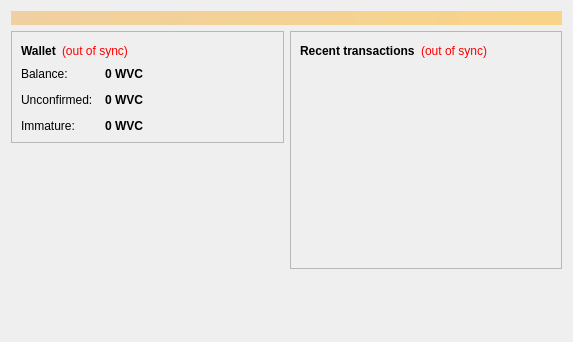
<?xml version="1.0" encoding="UTF-8"?>
<ui version="4.0">
 <class>OverviewPage</class>
 <widget class="QWidget" name="OverviewPage">
  <property name="geometry">
   <rect>
    <x>0</x>
    <y>0</y>
    <width>573</width>
    <height>342</height>
   </rect>
  </property>
  <property name="windowTitle">
   <string>Form</string>
  </property>
  <layout class="QVBoxLayout" name="topLayout">
   <item>
    <widget class="QLabel" name="labelAlerts">
     <property name="visible">
      <bool>false</bool>
     </property>
     <property name="styleSheet">
      <string notr="true">background-color: qlineargradient(x1: 0, y1: 0, x2: 1, y2: 0, stop:0 #F0D0A0, stop:1 #F8D488); color:#000000;</string>
     </property>
     <property name="wordWrap">
      <bool>true</bool>
     </property>
     <property name="margin">
      <number>3</number>
     </property>
    </widget>
   </item>
   <item>
    <layout class="QHBoxLayout" name="horizontalLayout" stretch="1,1">
     <item>
      <layout class="QVBoxLayout" name="verticalLayout_2">
       <item>
        <widget class="QFrame" name="frame">
         <property name="frameShape">
          <enum>QFrame::StyledPanel</enum>
         </property>
         <property name="frameShadow">
          <enum>QFrame::Raised</enum>
         </property>
         <layout class="QVBoxLayout" name="verticalLayout_4">
          <item>
           <layout class="QHBoxLayout" name="horizontalLayout_4">
            <item>
             <widget class="QLabel" name="label_5">
              <property name="font">
               <font>
                <weight>75</weight>
                <bold>true</bold>
               </font>
              </property>
              <property name="text">
               <string>Wallet</string>
              </property>
             </widget>
            </item>
            <item>
             <widget class="QLabel" name="labelWalletStatus">
              <property name="toolTip">
               <string>The displayed information may be out of date. Your wallet automatically synchronizes with the Waveecoin network after a connection is established, but this process has not completed yet.</string>
              </property>
              <property name="styleSheet">
               <string notr="true">QLabel { color: red; }</string>
              </property>
              <property name="text">
               <string notr="true">(out of sync)</string>
              </property>
              <property name="alignment">
               <set>Qt::AlignLeading|Qt::AlignLeft|Qt::AlignVCenter</set>
              </property>
             </widget>
            </item>
            <item>
             <spacer name="horizontalSpacer_2">
              <property name="orientation">
               <enum>Qt::Horizontal</enum>
              </property>
              <property name="sizeHint" stdset="0">
               <size>
                <width>40</width>
                <height>20</height>
               </size>
              </property>
             </spacer>
            </item>
           </layout>
          </item>
          <item>
           <layout class="QFormLayout" name="formLayout_2">
            <property name="fieldGrowthPolicy">
             <enum>QFormLayout::AllNonFixedFieldsGrow</enum>
            </property>
            <property name="horizontalSpacing">
             <number>12</number>
            </property>
            <property name="verticalSpacing">
             <number>12</number>
            </property>
            <item row="0" column="0">
             <widget class="QLabel" name="label">
              <property name="text">
               <string>Balance:</string>
              </property>
             </widget>
            </item>
            <item row="0" column="1">
             <widget class="QLabel" name="labelBalance">
              <property name="font">
               <font>
                <weight>75</weight>
                <bold>true</bold>
               </font>
              </property>
              <property name="cursor">
               <cursorShape>IBeamCursor</cursorShape>
              </property>
              <property name="toolTip">
               <string>Your current balance</string>
              </property>
              <property name="text">
               <string notr="true">0 WVC</string>
              </property>
              <property name="textInteractionFlags">
               <set>Qt::LinksAccessibleByMouse|Qt::TextSelectableByKeyboard|Qt::TextSelectableByMouse</set>
              </property>
             </widget>
            </item>
            <item row="1" column="0">
             <widget class="QLabel" name="label_3">
              <property name="text">
               <string>Unconfirmed:</string>
              </property>
             </widget>
            </item>
            <item row="1" column="1">
             <widget class="QLabel" name="labelUnconfirmed">
              <property name="font">
               <font>
                <weight>75</weight>
                <bold>true</bold>
               </font>
              </property>
              <property name="cursor">
               <cursorShape>IBeamCursor</cursorShape>
              </property>
              <property name="toolTip">
               <string>Total of transactions that have yet to be confirmed, and do not yet count toward the current balance</string>
              </property>
              <property name="text">
               <string notr="true">0 WVC</string>
              </property>
              <property name="textInteractionFlags">
               <set>Qt::LinksAccessibleByMouse|Qt::TextSelectableByKeyboard|Qt::TextSelectableByMouse</set>
              </property>
             </widget>
            </item>
            <item row="2" column="0">
             <widget class="QLabel" name="labelImmatureText">
              <property name="text">
               <string>Immature:</string>
              </property>
             </widget>
            </item>
            <item row="2" column="1">
             <widget class="QLabel" name="labelImmature">
              <property name="font">
               <font>
                <weight>75</weight>
                <bold>true</bold>
               </font>
              </property>
              <property name="toolTip">
               <string>Mined balance that has not yet matured</string>
              </property>
              <property name="text">
               <string notr="true">0 WVC</string>
              </property>
              <property name="textInteractionFlags">
               <set>Qt::LinksAccessibleByMouse|Qt::TextSelectableByKeyboard|Qt::TextSelectableByMouse</set>
              </property>
             </widget>
            </item>
           </layout>
          </item>
         </layout>
        </widget>
       </item>
       <item>
        <spacer name="verticalSpacer">
         <property name="orientation">
          <enum>Qt::Vertical</enum>
         </property>
         <property name="sizeHint" stdset="0">
          <size>
           <width>20</width>
           <height>40</height>
          </size>
         </property>
        </spacer>
       </item>
      </layout>
     </item>
     <item>
      <layout class="QVBoxLayout" name="verticalLayout_3">
       <item>
        <widget class="QFrame" name="frame_2">
         <property name="frameShape">
          <enum>QFrame::StyledPanel</enum>
         </property>
         <property name="frameShadow">
          <enum>QFrame::Raised</enum>
         </property>
         <layout class="QVBoxLayout" name="verticalLayout">
          <item>
           <layout class="QHBoxLayout" name="horizontalLayout_2">
            <item>
             <widget class="QLabel" name="label_4">
              <property name="text">
               <string>&lt;b&gt;Recent transactions&lt;/b&gt;</string>
              </property>
             </widget>
            </item>
            <item>
             <widget class="QLabel" name="labelTransactionsStatus">
              <property name="toolTip">
               <string>The displayed information may be out of date. Your wallet automatically synchronizes with the Waveecoin network after a connection is established, but this process has not completed yet.</string>
              </property>
              <property name="styleSheet">
               <string notr="true">QLabel { color: red; }</string>
              </property>
              <property name="text">
               <string notr="true">(out of sync)</string>
              </property>
              <property name="alignment">
               <set>Qt::AlignRight|Qt::AlignTrailing|Qt::AlignVCenter</set>
              </property>
             </widget>
            </item>
            <item>
             <spacer name="horizontalSpacer">
              <property name="orientation">
               <enum>Qt::Horizontal</enum>
              </property>
              <property name="sizeHint" stdset="0">
               <size>
                <width>40</width>
                <height>20</height>
               </size>
              </property>
             </spacer>
            </item>
           </layout>
          </item>
          <item>
           <widget class="QListView" name="listTransactions">
            <property name="styleSheet">
             <string notr="true">QListView { background: transparent; }</string>
            </property>
            <property name="frameShape">
             <enum>QFrame::NoFrame</enum>
            </property>
            <property name="verticalScrollBarPolicy">
             <enum>Qt::ScrollBarAlwaysOff</enum>
            </property>
            <property name="horizontalScrollBarPolicy">
             <enum>Qt::ScrollBarAlwaysOff</enum>
            </property>
            <property name="selectionMode">
             <enum>QAbstractItemView::NoSelection</enum>
            </property>
           </widget>
          </item>
         </layout>
        </widget>
       </item>
       <item>
        <spacer name="verticalSpacer_2">
         <property name="orientation">
          <enum>Qt::Vertical</enum>
         </property>
         <property name="sizeHint" stdset="0">
          <size>
           <width>20</width>
           <height>40</height>
          </size>
         </property>
        </spacer>
       </item>
      </layout>
     </item>
    </layout>
   </item>
  </layout>
 </widget>
 <resources/>
 <connections/>
</ui>
